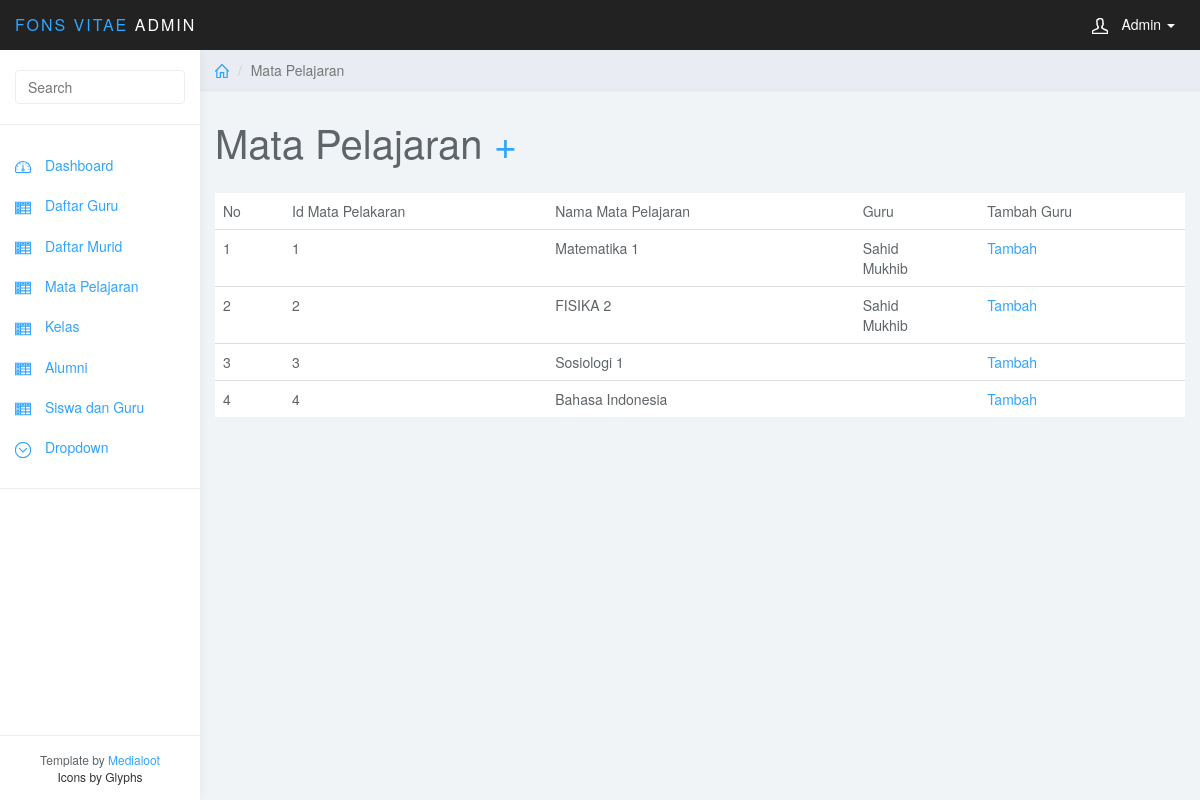
Page /lumino/daftarmutpel.php on the committed database.
### tables this page shows
CREATE TABLE `mapel` (
  `id_mapel` int(11) NOT NULL,
  `nama_mapel` varchar(255) NOT NULL
);

CREATE TABLE `ambil_guru` (
  `id_ambil_guru` int(11) NOT NULL,
  `id_guru` int(11) NOT NULL,
  `id_mapel` int(11) NOT NULL
);

CREATE TABLE `guru` (
  `id_guru` int(11) NOT NULL,
  `nama_guru` varchar(255) NOT NULL,
  `status_sikap` int(11) NOT NULL DEFAULT '0',
  `status_wali` int(11) NOT NULL DEFAULT '0',
  `nip` varchar(255) NOT NULL,
  `password` varchar(255) NOT NULL,
  `id_kelas` int(11) NOT NULL
);

### lumino/daftarmutpel.php (the view, shortened to what this page needs)
<?php
	include 'connect.php';
?>
<!DOCTYPE html>
<head>
<link href="css/bootstrap.min.css" rel="stylesheet">
<link href="css/datepicker3.css" rel="stylesheet">
<link href="css/styles.css" rel="stylesheet">
</head>
<body>
	<?php
		include 'navbar.php';
	?>
	<div class="col-sm-9 col-sm-offset-3 col-lg-10 col-lg-offset-2 main">
		<div class="row">
			<ol class="breadcrumb">
				<li><a href="dashboard.php"><svg class="glyph stroked home"><use xlink:href="#stroked-home"></use></svg></a></li>
				<li class="active">Mata Pelajaran</li>
			</ol>
		</div>
		<div class="row">
			<div class="col-lg-12">
				<h1 class="page-header">Mata Pelajaran <a href="tambahmatpel.php"> +</a></h1>
			</div>
		</div>
		<div class="row">
			<div class="col-xs-12 col-md-24 col-lg-12">
				<table class="table">
					<thead>
						<td>No</td>
						<td >Id Mata Pelakaran</td>
						<td >Nama Mata Pelajaran</td>
						<td>Guru</td>
						<td>Tambah Guru</td>
					</thead>
					<?php
						$no=1;
						$query=mysqli_query($connect,"SELECT * FROM mapel");
						while ($data = mysqli_fetch_array($query)){
					?>
					<tr>
						<td><?php echo $no;$no++;?></td>
						<td><?php $id_mapel=$data['id_mapel'];echo $id_mapel;?></td>
						<td><?php echo $data['nama_mapel'];?></td>
						<td>
						<?php
							$query2=mysqli_query($connect,"SELECT * FROM ambil_guru WHERE id_mapel = '$id_mapel'");
							while ($data2=mysqli_fetch_array($query2)){
								$id_guru = $data2['id_guru'];
							$query3=mysqli_query($connect,"SELECT * FROM guru WHERE id_guru ='$id_guru'");
							$data3=mysqli_fetch_array($query3);
							echo $data3['nama_guru']."<br>";
							}
						?>
						</td>
						<td><a href="tambahguru_matpel.php?kirim_id=<?php echo $id_mapel;?>">Tambah</a></td>
					</tr>
					<?php }?>
				</table>
			</div>
		</div>
	</div>
</body>
</html>

### lumino/navbar.php (shortened to what this page needs)
<nav class="navbar navbar-inverse navbar-fixed-top" role="navigation">
	<div class="container-fluid">
		<div class="navbar-header">
			<a class="navbar-brand" href="#"><span>Fons Vitae</span> Admin</a>
			<ul class="user-menu">
				<li class="dropdown pull-right">
					<a href="#" class="dropdown-toggle" data-toggle="dropdown"><svg class="glyph stroked male-user"><use xlink:href="#stroked-male-user"></use></svg> Admin <span class="caret"></span></a>
				</li>
			</ul>
		</div>
	</div>
</nav>
<div id="sidebar-collapse" class="col-sm-3 col-lg-2 sidebar">
	<form role="search">
		<div class="form-group">
			<input type="text" class="form-control" placeholder="Search">
		</div>
	</form>
	<ul class="nav menu">
		<li><a href="dashboard.php"><svg class="glyph stroked dashboard-dial"><use xlink:href="#stroked-dashboard-dial"></use></svg> Dashboard</a></li>
		<li><a href="daftarguru.php"><svg class="glyph stroked table"><use xlink:href="#stroked-table"></use></svg> Daftar Guru</a></li>
		<li><a href="daftarmurid.php"><svg class="glyph stroked table"><use xlink:href="#stroked-table"></use></svg> Daftar Murid</a></li>
		<li><a href="daftarmutpel.php"><svg class="glyph stroked table"><use xlink:href="#stroked-table"></use></svg> Mata Pelajaran</a></li>
		<li><a href="daftarkelas.php"><svg class="glyph stroked table"><use xlink:href="#stroked-table"></use></svg> Kelas</a></li>
		<li><a href="daftaralumni.php"><svg class="glyph stroked table"><use xlink:href="#stroked-table"></use></svg> Alumni</a></li>
		<li><a href="siswaguru.php"><svg class="glyph stroked table"><use xlink:href="#stroked-table"></use></svg> Siswa dan Guru</a></li>
		<li class="parent ">
			<a href="#">
				<span data-toggle="collapse" href="#sub-item-1"><svg class="glyph stroked chevron-down"><use xlink:href="#stroked-chevron-down"></use></svg></span> Dropdown
			</a>
		</li>
		<li role="presentation" class="divider"></li>
	</ul>
	<div class="attribution">Template by <a href="http://www.medialoot.com/item/lumino-admin-bootstrap-template/">Medialoot</a><br/><a href="http://www.glyphs.co" style="color: #333;">Icons by Glyphs</a></div>
</div>

### lumino/css/styles.css (style rules this page uses)
body { background: #f1f4f7; padding-top: 50px; color: #5f6468; }
a, a:hover, a:focus { color: #30a5ff; }
h1, h2, h3, h4, h5, h6 { color: #5f6468; }
h1 { font-weight: 300; font-size: 40px; }
.form-control { border: 1px solid #eee; box-shadow: none; }
.navbar-header .navbar-brand { color: #fff; font-size: 16px; text-transform: uppercase; font-weight: 500; letter-spacing: 2px; }
.navbar-header .navbar-brand span { color: #30a5ff; }
.navbar { border: 0; }
.user-menu { display: inline-block; margin-top: 14px; margin-right: 10px; float: right; list-style: none; padding: 0; }
.user-menu a { color: #fff; }
.sidebar { display: block; background-color: #fff; padding: 0; display: none; }
.sidebar form { padding: 20px 15px 5px 15px; border-bottom: 1px solid #eee; margin-bottom: 20px; }
@media (min-width: 768px) { .sidebar { display: block; position: fixed; top: 50px; bottom: 0; left: 0; z-index: 1000; display: block; margin: 0; padding: 0; overflow-x: hidden; overflow-y: auto; background-color: #fff; box-shadow: 1px 0px 10px rgba(0, 0, 0, .05); } }
@media (min-width: 768px) { .navbar-header { width: 100%; } }
.sidebar ul.nav li.divider { border-bottom: 1px solid #eee; margin: 20px 0; }
.sidebar .attribution { position: absolute; bottom: 0px; width: 100%; padding: 15px; text-align: center; border-top: 1px solid #eee; font-size: 12px; }
.breadcrumb { border-radius: 0; padding: 10px 15px; background: #e9ecf2; box-shadow: 0 1px 1px rgba(0, 0, 0, .05); margin: 0 ; }
h1.page-header { margin-top: 30px; border-bottom: 0; }
.table { background: #fff; }
.sidebar .glyph, .user-menu .glyph { height: 16px; width: 16px; margin: 0 10px 0 0; stroke-width: 3px; }
.user-menu .glyph { stroke-width: 4px; }
.breadcrumb .glyph { height: 14px; width: 14px; margin: -2px 0 0 0; stroke-width: 4px; }
.glyph.table { background: none; border: none; }

### rows in the picture
mapel: id_mapel "1", nama_mapel "Matematika 1"
ambil_guru: id_guru.nama_guru "Sahid"
ambil_guru: id_guru.nama_guru "Mukhib"
mapel: id_mapel "2", nama_mapel "FISIKA 2"
ambil_guru: id_guru.nama_guru "Sahid"
ambil_guru: id_guru.nama_guru "Mukhib"
mapel: id_mapel "3", nama_mapel "Sosiologi 1"
mapel: id_mapel "4", nama_mapel "Bahasa Indonesia"
